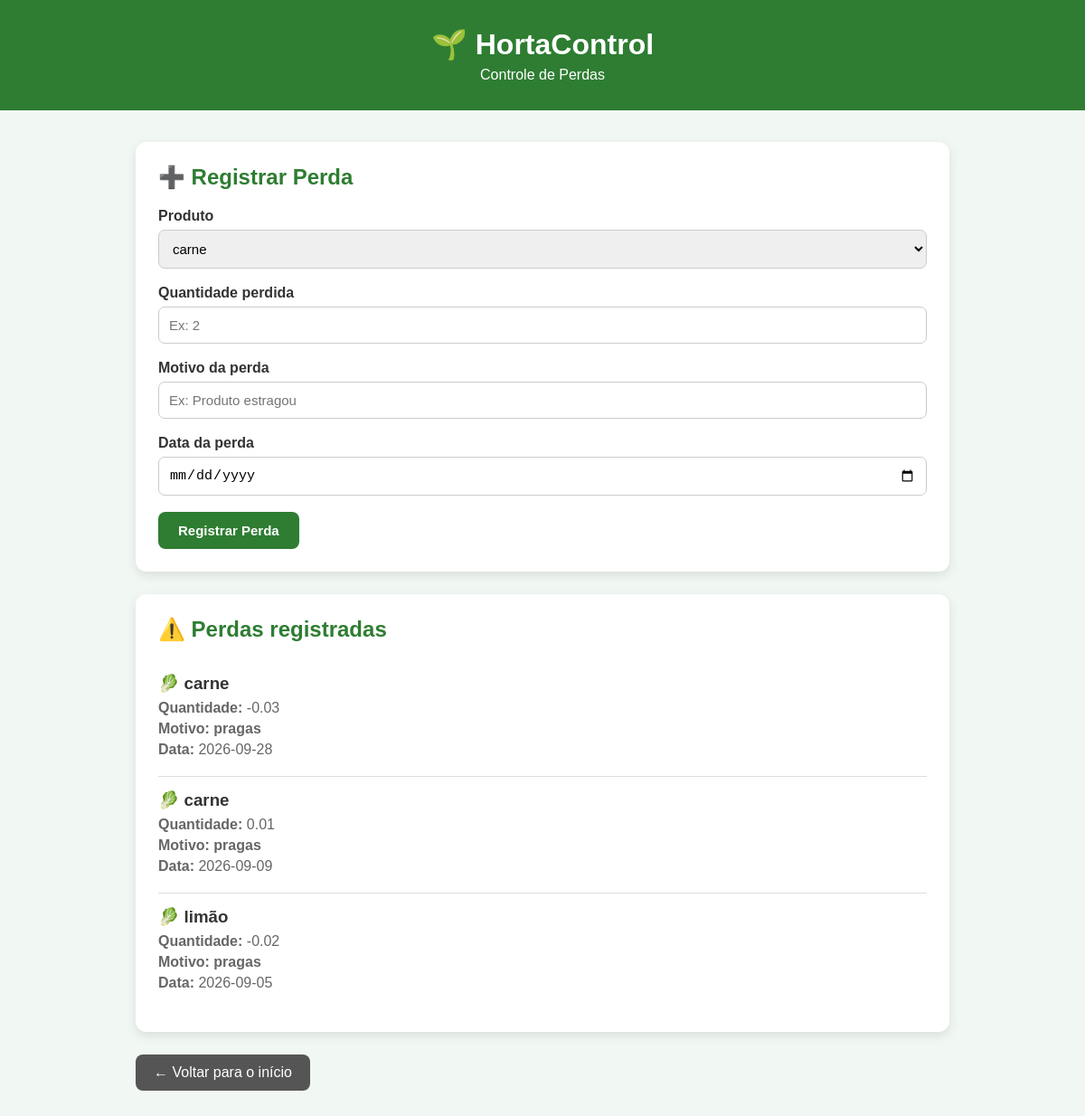
The app's page /perdas with its own data.
### tables this page shows
CREATE TABLE perda (
            id_perda INTEGER PRIMARY KEY AUTOINCREMENT,
            id_produto INTEGER NOT NULL,
            quantidade REAL NOT NULL,
            motivo TEXT,
            data_perda TEXT NOT NULL,
            FOREIGN KEY (id_produto) REFERENCES produto(id_produto)
        );

CREATE TABLE produto (
            id_produto INTEGER PRIMARY KEY AUTOINCREMENT,
            nome_produto TEXT NOT NULL,
            unidade_medida TEXT NOT NULL,
            preco_venda REAL NOT NULL
        );

### app.py (the view)
@app.route("/perdas")
def perdas():
    conexao = conectar()
    cursor = conexao.cursor()
    cursor.execute("""
        SELECT
            perda.id_perda,
            produto.nome_produto,
            perda.quantidade,
            perda.motivo,
            perda.data_perda
        FROM perda
        INNER JOIN produto
        ON perda.id_produto = produto.id_produto
    """)
    perdas = cursor.fetchall()
    cursor.execute("SELECT * FROM produto")
    produtos = cursor.fetchall()
    conexao.close()
    return render_template(
        "perdas.html",
        perdas=perdas,
        produtos=produtos
    )

### database.py (called while the page is built)
def conectar():
    return sqlite3.connect("banco.db")

### templates/perdas.html (shortened to what this page needs)
<!DOCTYPE html>
<html lang="pt-br">
<head>
</head>
<body>
    <header>
        <h1>🌱 HortaControl</h1>
        <p>Controle de Perdas</p>
    </header>
    <div class="container">
        <div class="formulario">
            <h2>➕ Registrar Perda</h2>
            <form action="/perdas/cadastrar" method="POST">
                <label>Produto</label>
                <select name="id_produto" required>
                    {% for produto in produtos %}
                        <option value="{{ produto[0] }}">
                            {{ produto[1] }}
                        </option>
                    {% endfor %}
                </select>
                <label>Quantidade perdida</label>
                <input
                    type="number"
                    name="quantidade"
                    step="0.01"
                    placeholder="Ex: 2"
                    required
                >
                <label>Motivo da perda</label>
                <input
                    type="text"
                    name="motivo"
                    placeholder="Ex: Produto estragou"
                    required
                >
                <label>Data da perda</label>
                <input
                    type="date"
                    name="data_perda"
                    required
                >
                <button type="submit">
                    Registrar Perda
                </button>
            </form>
        </div>
        <div class="lista">
            <h2>⚠️ Perdas registradas</h2>
            {% if perdas %}
                {% for perda in perdas %}
                    <div class="perda">
                        <h3>🥬 {{ perda[1] }}</h3>
                        <p>
                            <strong>Quantidade:</strong>
                            {{ perda[2] }}
                        </p>
                        <p class="motivo">
                            Motivo: {{ perda[3] }}
                        </p>
                        <p>
                            <strong>Data:</strong>
                            {{ perda[4] }}
                        </p>
                    </div>
                {% endfor %}
            {% else %}
                <p class="vazio">
                    Nenhuma perda registrada.
                </p>
            {% endif %}
        </div>
        <a class="voltar" href="/">
            ← Voltar para o início
        </a>
    </div>
</body>
</html>

### templates/perdas.html (style rules this page uses)
* { box-sizing: border-box; margin: 0; padding: 0; }
body { font-family: Arial, sans-serif; background: #f1f8f3; min-height: 100vh; }
header { background: #2e7d32; color: white; text-align: center; padding: 30px 20px; }
header h1 { font-size: 32px; margin-bottom: 6px; }
.container { width: 90%; max-width: 900px; margin: 35px auto; }
.formulario, .lista { background: white; padding: 25px; border-radius: 12px; box-shadow: 0 4px 12px rgba(0, 0, 0, 0.10); margin-bottom: 25px; }
h2 { color: #2e7d32; margin-bottom: 20px; }
label { display: block; margin-bottom: 6px; font-weight: bold; color: #333; }
select, input { width: 100%; padding: 11px; margin-bottom: 18px; border: 1px solid #ccc; border-radius: 7px; font-size: 15px; }
button { background: #2e7d32; color: white; border: none; padding: 12px 22px; border-radius: 8px; font-weight: bold; cursor: pointer; font-size: 15px; }
.perda { border-bottom: 1px solid #ddd; padding: 15px 0; }
.perda:last-child { border-bottom: none; }
.perda h3 { color: #333; margin-bottom: 7px; }
.perda p { color: #666; margin: 5px 0; }
.motivo { color: #c62828; font-weight: bold; }
.voltar { display: inline-block; background: #555; color: white; text-decoration: none; padding: 11px 20px; border-radius: 8px; }

### records on screen
perda: nome_produto "carne", quantidade "-0.03", motivo "pragas", data_perda "2026-09-28"
perda: nome_produto "carne", quantidade "0.01", motivo "pragas", data_perda "2026-09-09"
perda: nome_produto "limão", quantidade "-0.02", motivo "pragas", data_perda "2026-09-05"

### other values on screen
form field id_produto "carne"
